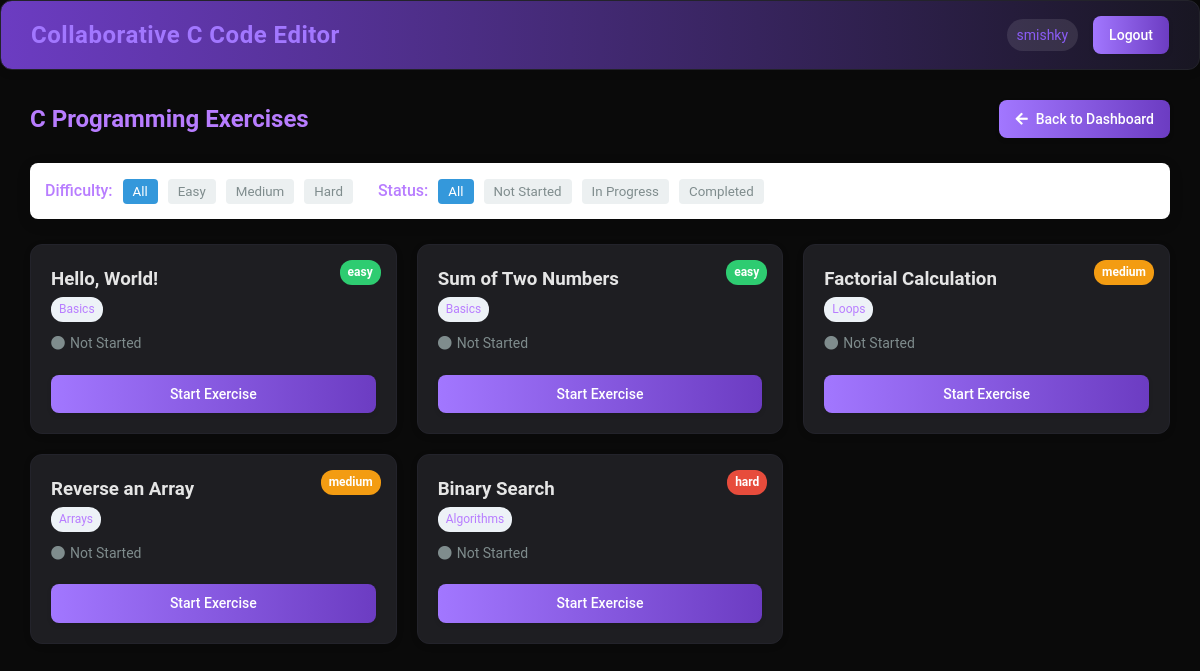
/exercises (signed in), run on the app's committed database.
### models.py (models this page shows, shortened)
class Exercise(db.Model):
    id = db.Column(db.Integer, primary_key=True)
    title = db.Column(db.String(200), nullable=False)
    description = db.Column(db.Text, nullable=False)
    difficulty = db.Column(db.String(20), nullable=False)  # easy, medium, hard
    category = db.Column(db.String(50), nullable=False)
    initial_code = db.Column(db.Text, nullable=True)
    solution_code = db.Column(db.Text, nullable=False)
    test_cases = db.Column(db.Text, nullable=False)  # JSON serialized test cases
    progress = db.relationship('ExerciseProgress', backref='exercise', lazy=True)

### server.py (the view)
@app.route("/exercises")
def exercises():
    if 'user_id' not in session:
        return redirect(url_for('login'))
    user_id = session['user_id']
    exercises = Exercise.query.all()
    progress_dict = {}
    for progress in ExerciseProgress.query.filter_by(user_id=user_id).all():
        progress_dict[progress.exercise_id] = progress
    return render_template(
        'exercises.html',
        exercises=exercises,
        progress_dict=progress_dict
    )

### templates/exercises.html (shortened to what this page needs)
<!DOCTYPE html>
<html lang="en">
<head>
    <link rel="stylesheet" href="{{ url_for('static', filename='style.css') }}">
    <link rel="stylesheet" href="https://cdnjs.cloudflare.com/ajax/libs/font-awesome/5.15.3/css/all.min.css">
</head>
<body>
    <div class="header">
        <h1>Collaborative C Code Editor</h1>
        <div class="user-info">
            <span id="current-username">{{ session.username }}</span>
            <a href="{{ url_for('logout') }}" class="btn logout-btn">Logout</a>
        </div>
    </div>
    <div class="exercises-container">
        <div class="exercises-header">
            <h2>C Programming Exercises</h2>
            <a href="{{ url_for('dashboard') }}" class="btn back-btn">
                <i class="fas fa-arrow-left"></i> Back to Dashboard
            </a>
        </div>
        <div class="filters">
            <div class="filter-group">
                <label>Difficulty:</label>
                <button class="filter-btn active" data-filter="all">All</button>
                <button class="filter-btn" data-filter="easy">Easy</button>
                <button class="filter-btn" data-filter="medium">Medium</button>
                <button class="filter-btn" data-filter="hard">Hard</button>
            </div>
            <div class="filter-group">
                <label>Status:</label>
                <button class="filter-btn active" data-status="all">All</button>
                <button class="filter-btn" data-status="not_started">Not Started</button>
                <button class="filter-btn" data-status="in_progress">In Progress</button>
                <button class="filter-btn" data-status="completed">Completed</button>
            </div>
        </div>
        <div class="exercise-grid">
            {% for exercise in exercises %}
                {% set progress = progress_dict.get(exercise.id) %}
                {% set status = progress.status if progress else 'not_started' %}
                <div class="exercise-card" data-difficulty="{{ exercise.difficulty }}" data-status="{{ status }}">
                    <div class="exercise-difficulty {{ exercise.difficulty }}">{{ exercise.difficulty }}</div>
                    <h3>{{ exercise.title }}</h3>
                    <p class="exercise-category">{{ exercise.category }}</p>
                    <div class="exercise-status {{ status }}">
                        {% if status == 'completed' %}
                            <i class="fas fa-check-circle"></i> Completed
                        {% elif status == 'in_progress' %}
                            <i class="fas fa-spinner"></i> In Progress
                        {% else %}
                            <i class="fas fa-circle"></i> Not Started
                        {% endif %}
                    </div>
                    <a href="{{ url_for('exercise', exercise_id=exercise.id) }}" class="btn start-btn">
                        {% if status == 'completed' %}
                            Review Solution
                        {% elif status == 'in_progress' %}
                            Continue
                        {% else %}
                            Start Exercise
                        {% endif %}
                    </a>
                </div>
            {% endfor %}
        </div>
    </div>
</body>
</html>

### data on the page
Exercise: difficulty "easy", title "Hello, World!", category "Basics"
Exercise: difficulty "easy", title "Sum of Two Numbers", category "Basics"
Exercise: difficulty "medium", title "Factorial Calculation", category "Loops"
Exercise: difficulty "medium", title "Reverse an Array", category "Arrays"
Exercise: difficulty "hard", title "Binary Search", category "Algorithms"

### other printed values
{{ session.username }} "smishky"
